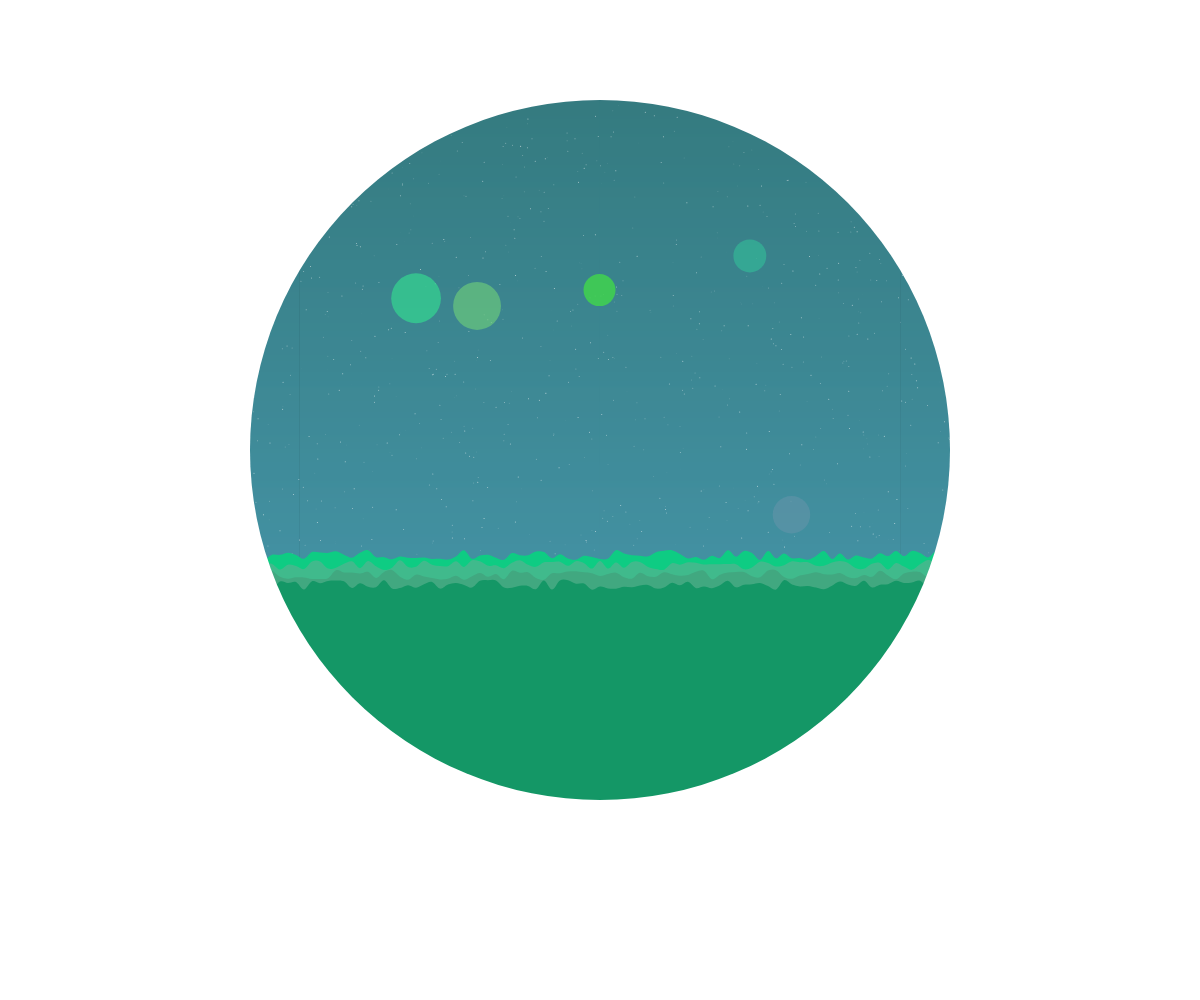
Frame 1 (no input)
Frame 60 (no input): identical to frame 1, image omitted
Frame 120 (the mouse pressed at the canvas centre since frame 60): identical to frame 1, image omitted

The p5.js sketch that drew this single still picture (run headless with seeded random() and noise() and a simulated clock; from frame 60 on, the mouse is pressed at the canvas centre):

// p5.js sketch
// ── sketch.js
///<reference path="../../p5.global-mode.d.ts" />

const Y_AXIS = 1;
const X_AXIS = 2;
let radius = 800;
let width, height;
let blue, brown, redish;

// Extend p5.Image, adding the converse of "mask", naming it "punchOut":
p5.Image.prototype.punchOut = function(p5Image) {
  if (p5Image === undefined) {
    p5Image = this;
  }
  let currBlend = this.drawingContext.globalCompositeOperation;

  let scaleFactor = 1;
  // if (p5Image instanceof p5.Graphics) {
  //   scaleFactor = p5Image._pInst._pixelDensity;
  // }

  let copyArgs = [
    p5Image,
    0,
    0,
    scaleFactor * p5Image.width,
    scaleFactor * p5Image.height,
    0,
    0,
    this.width,
    this.height
  ];

  this.drawingContext.globalCompositeOperation = "destination-out";
  this.copy.apply(this, copyArgs);
  this.drawingContext.globalCompositeOperation = currBlend;
};

function setup() {
  width = windowWidth;
  height = windowHeight;
  createCanvas(width, height);
  background(1);
  colorMode(HSB, 255);
  // Init colors
  blue = color(map(228, 0, 360, 0, 255), 150, map(20, 0, 40, 0, 255));
  purple = color(map(248, 0, 360, 0, 255), 150, map(20, 0, 100, 0, 255));
  black_blue = color(map(228, 0, 360, 0, 255), 255, 0);
  orange = color(map(20, 0, 360, 0, 255), 255, map(48, 0, 100, 0, 255));
  // black_orange = color(map(20, 0, 360, 0, 255), 255, 0);
  redish = color(0, 255, map(53, 0, 100, 0, 255));

  c1 = color(map(random(255), 0, 360, 0, 255), 150, random(150,200));
  c2 = color(map(random(255), 0, 360, 0, 255), 150, random(200, 255));

  colorMode(RGB, 255);
  setGradient(0, 0, width, height / 2 + 100, c1, c2, Y_AXIS);
  // setGradient(0, height / 2, width, height / 2, orange, black_orange, Y_AXIS);

  // Draw stars
  let starCount = 3000;
  for (let i = 0; i < starCount; i++) {
    stroke(255, 255, 255, random(180));
    point(random(width), random(height));
  }

  // Draw suns
  noStroke();
  colorMode(HSB, 255);
  let sunCount = random([1, 2, 3, 4, 5]);
  let center = { x: width / 2, y: height / 2 };
  let xDelta = 200;
  let yDelta = 20;
  for (let i = 0; i < sunCount; i++) {
    fill(color(random(255), random(100, 200), random(150, 255), 175));
    circle(
      random(center.x - xDelta, center.x + xDelta),
      random(center.y - yDelta * 16, center.y + yDelta),
      random(10, 50)
    );
  }

  // Draw dunes
  let lineCount = 4;
  let pointCount = 150;
  colorMode(HSB, 255);
  let hue = random(100,255);
  for (let i = 0; i < lineCount; i++) {
    let line = new Array(pointCount);
    for (let j = 0; j < pointCount; j++)
      line[j] = {
        x: (j * width) / pointCount,
        y: 50 + i * 10 + random(10) + height / 2
      };

    noStroke();
    fill(color(hue, random(100, 255), map(80 - i * 7, 0, 100, 0, 255), 255 - i * 5));
    drawGround(line);
  }

  // Frame picture
  frame(700);
}

function draw() {}

function setGradient(x, y, w, h, c1, c2, axis) {
  noFill();

  if (axis === Y_AXIS) {
    // Top to bottom gradient
    for (let i = y; i <= y + h; i++) {
      let inter = map(i, y, y + h, 0, 1);
      let c = lerpColor(c1, c2, inter);
      stroke(c);
      line(x, i, x + w, i);
    }
  } else if (axis === X_AXIS) {
    // Left to right gradient
    for (let i = x; i <= x + w; i++) {
      let inter = map(i, x, x + w, 0, 1);
      let c = lerpColor(c1, c2, inter);
      stroke(c);
      line(i, y, i, y + h);
    }
  }
}

function frame(radius) {
  colorMode(RGB, 255);
  // The shape
  let disc = createGraphics(width, height);
  disc.noStroke();
  disc.fill(color(255, 255, 255));
  disc.rect(0, 0, width, height);

  // The image of the shape, ready for punching
  let img = disc.get();

  // The punch
  let punch = createGraphics(width, height);
  punch.noStroke();
  // punch.fill(0);
  punch.circle(width / 2, height / 2 - 50, radius);

  // Punch it!
  img.punchOut(punch);

  // Tada!
  image(img, 0, 0);
}

function drawGround(line) {
  beginShape();
  curveVertex(0, height);
  for (let i = 0; i < line.length; i++) {
    curveVertex(line[i]["x"], line[i]["y"]);
  }
  curveVertex(width, height);
  endShape(CLOSE);
}
